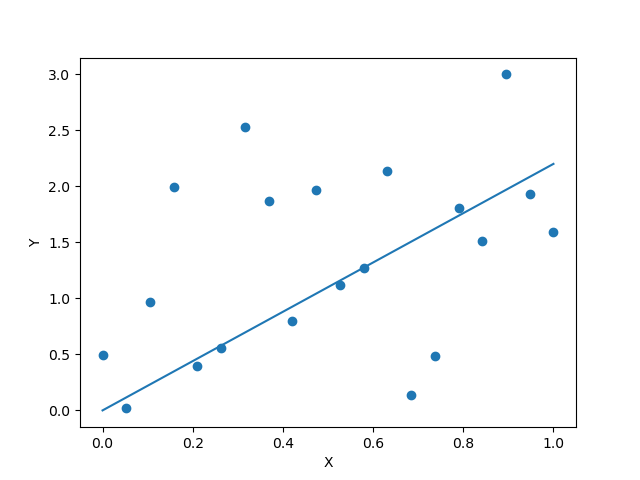

Python code for this plot:
import numpy as np
import pylab as plt


def func(x,a,b):
    return a*x+b

f=open("./datapoints.csv")

A=f.readlines()

X=np.array([float(a.split(",")[0]) for a in A[1:]])
Ytrue=np.array([float(a.split(",")[1]) for a in A[1:]])


a=10
for i in range(100):
    

    Ynew=func(X,a,0)

    MSEnew=1/len(Ytrue)*np.sum((Ytrue-Ynew)**2)
    if i>0:
        if MSEnew<MSE: 
            MSE=MSEnew
            aopt=a
    else:
        MSE=MSEnew
        aopt=a

    a-=0.1

print("a_opt and the corresponding MSE are ", round(aopt,1),MSE)


plt.scatter(X,Ytrue)
plt.plot(X,func(X,aopt,0))
plt.xlabel("X")
plt.ylabel("Y")
plt.savefig("task5.png")
plt.show()
